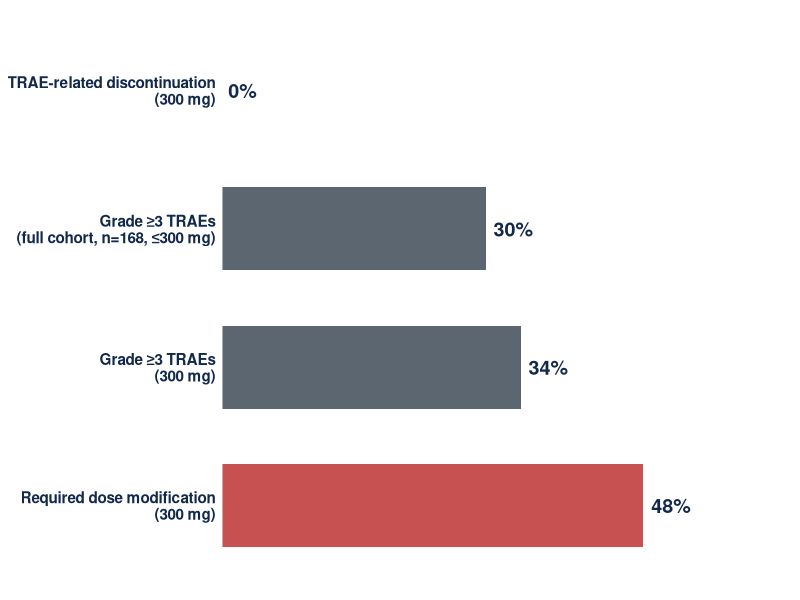
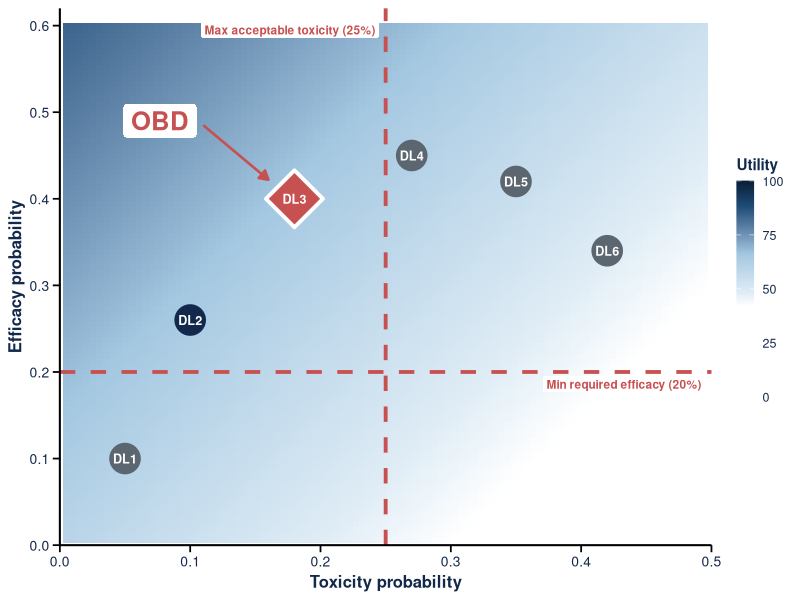
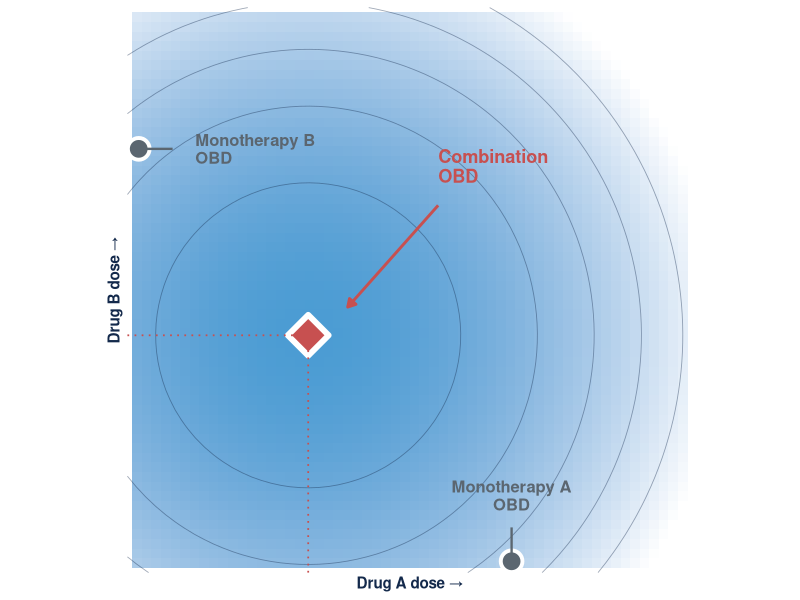
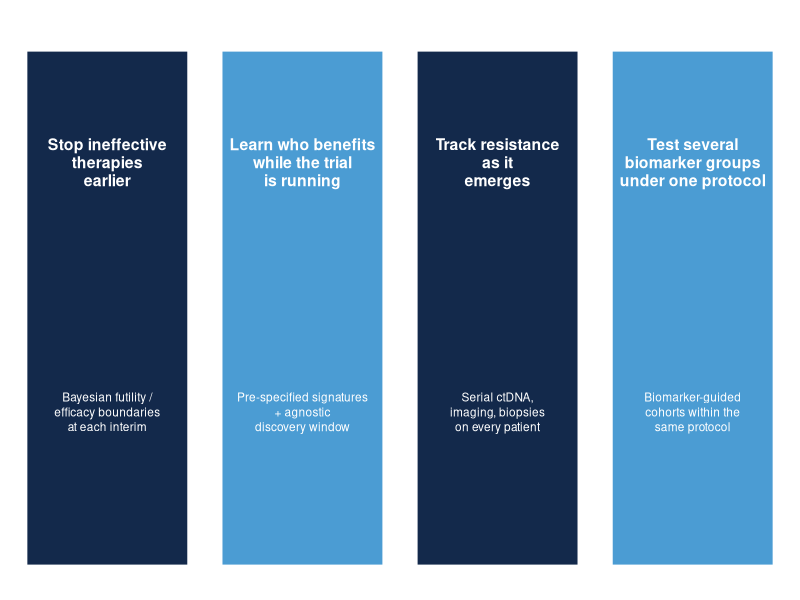
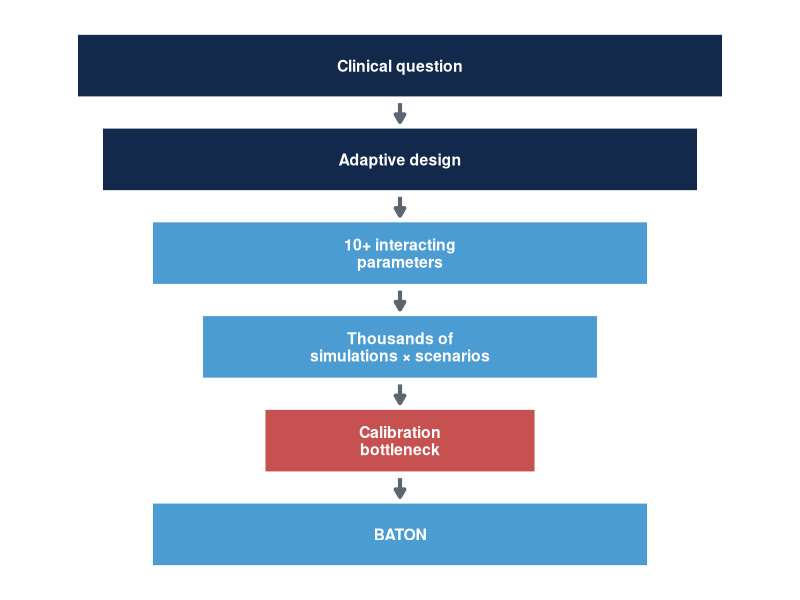
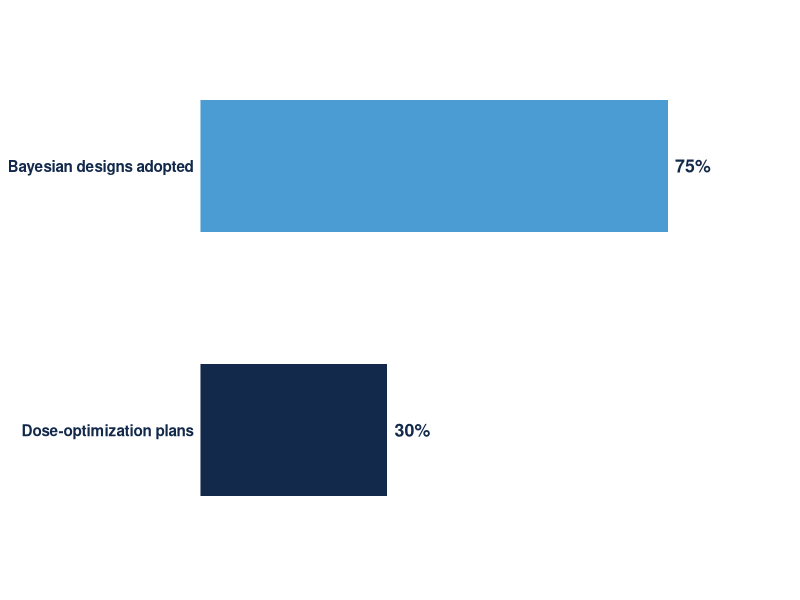
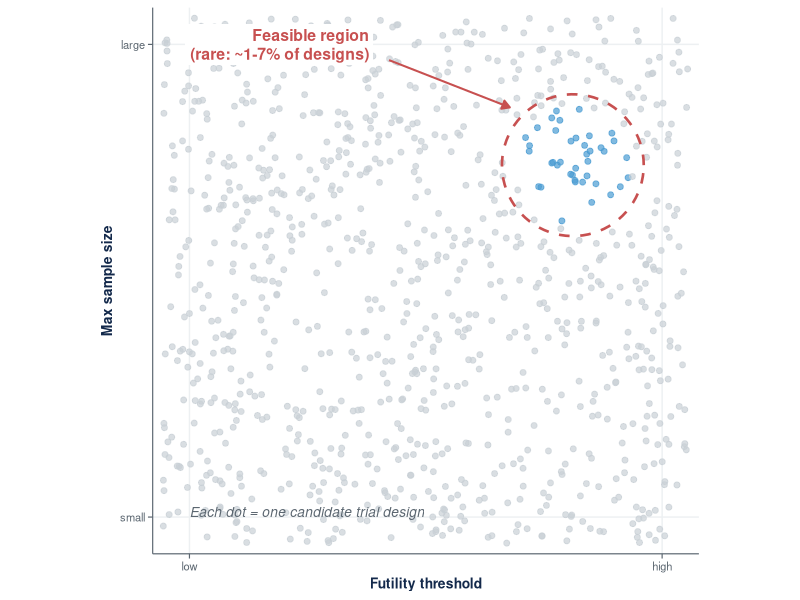
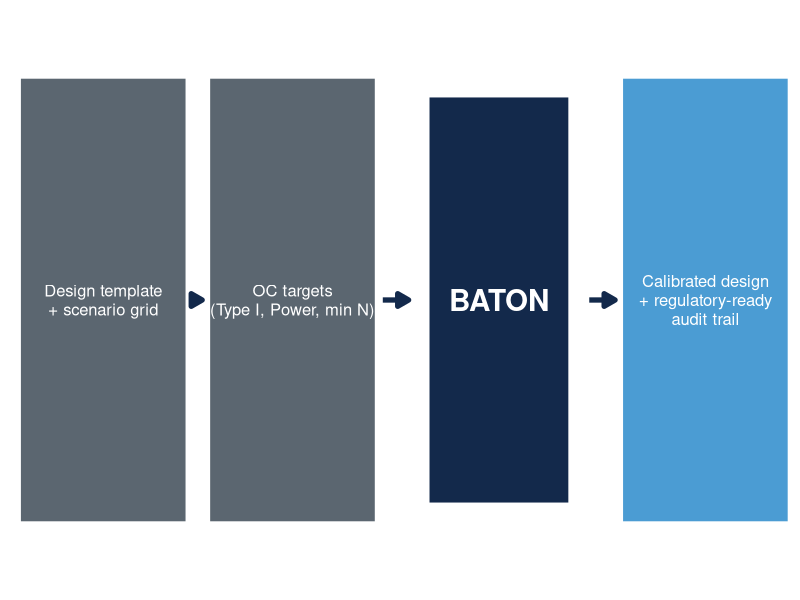

Recreate these plots in R, in order.
## ---- chunk 1
#| label: setup
#| include: false
library(ggplot2)
library(gridExtra)
set.seed(2025)
## ---- chunk 2
#| fig.height: 3.0
#| fig.width: 9
#| fig.align: center
#| fig.alt: "Horizontal bar chart of daraxonrasib monotherapy tolerability (RMC-6236-001 PDAC cohort): 0% TRAE-related discontinuation at 300 mg; 30% Grade ≥3 TRAEs in the full cohort (n=168, doses ≤300 mg); 34% Grade ≥3 TRAEs at 300 mg; 48% required dose modification at 300 mg."
library(ggplot2)
toxdata <- data.frame(
  metric = factor(c("TRAE-related discontinuation\n(300 mg)",
                    "Grade ≥3 TRAEs\n(full cohort, n=168, ≤300 mg)",
                    "Grade ≥3 TRAEs\n(300 mg)",
                    "Required dose modification\n(300 mg)"),
                  levels = c("Required dose modification\n(300 mg)",
                             "Grade ≥3 TRAEs\n(300 mg)",
                             "Grade ≥3 TRAEs\n(full cohort, n=168, ≤300 mg)",
                             "TRAE-related discontinuation\n(300 mg)")),
  pct = c(0, 30, 34, 48),
  fill = c("#4B9CD3", "#5B6670", "#5B6670", "#C75050")
)
ggplot(toxdata, aes(x = metric, y = pct, fill = fill)) +
  geom_col(width = 0.6) +
  geom_text(aes(label = paste0(pct, "%")),
            hjust = -0.2, size = 5, fontface = "bold", color = "#13294B") +
  scale_fill_identity() +
  scale_y_continuous(limits = c(0, 65), expand = c(0, 0)) +
  coord_flip() +
  labs(x = NULL, y = NULL) +
  theme_minimal(base_size = 11) +
  theme(panel.grid = element_blank(),
        axis.text.x = element_blank(),
        axis.ticks = element_blank(),
        axis.text.y = element_text(face = "bold", color = "#13294B", size = 11))
## ---- chunk 3
#| fig.height: 5.4
#| fig.width: 6.6
#| fig.align: center
#| fig.alt: "U-BOIN utility surface: toxicity probability (x-axis, 0-0.5) vs efficacy probability (y-axis, 0-0.6). Background heatmap shades utility across the plotted region from ~30 at the lower-right (high toxicity, low efficacy) to ~84 at the upper-left (low toxicity, high efficacy); the legend extends 0-100 to anchor the full elicited utility range. Red dashed lines mark admissibility cutoffs (max acceptable toxicity 25%, min required efficacy 20%). Six dose levels DL1-DL6 plotted as points; admissible doses are navy, inadmissible doses are gray, and the OBD (admissible dose with highest utility) is highlighted as a red diamond with an OBD label and leader arrow to the northwest."
library(ggplot2)

# Elicited utilities (per U-BOIN framework, Zhou 2019)
u_no_no   <- 60    # no response, no DLT
u_yes_no  <- 100   # response, no DLT  <- best
u_no_yes  <- 0     # no response, DLT  <- worst
u_yes_yes <- 40    # response, DLT

# Utility surface u(tox_prob, eff_prob) under outcome independence
util_fn <- function(tox, eff) {
  (1 - eff) * (1 - tox) * u_no_no +
  eff * (1 - tox) * u_yes_no +
  (1 - eff) * tox * u_no_yes +
  eff * tox * u_yes_yes
}

tox_seq <- seq(0, 0.5, length = 100)
eff_seq <- seq(0, 0.6, length = 100)
util_grid <- expand.grid(tox = tox_seq, eff = eff_seq)
util_grid$utility <- util_fn(util_grid$tox, util_grid$eff)

# Candidate dose levels
doses <- data.frame(
  dl  = c("DL1", "DL2", "DL3", "DL4", "DL5", "DL6"),
  tox = c(0.05, 0.10, 0.18, 0.27, 0.35, 0.42),
  eff = c(0.10, 0.26, 0.40, 0.45, 0.42, 0.34)
)
tox_max <- 0.25
eff_min <- 0.20
doses$admissible <- doses$tox <= tox_max & doses$eff >= eff_min
doses$utility    <- util_fn(doses$tox, doses$eff)
doses$is_obd     <- FALSE
if (any(doses$admissible)) {
  doses$is_obd[ which(doses$admissible)[which.max(doses$utility[doses$admissible])] ] <- TRUE
}

obd_x <- doses$tox[doses$is_obd]
obd_y <- doses$eff[doses$is_obd]

ggplot() +
  geom_tile(data = util_grid, aes(x = tox, y = eff, fill = utility)) +
  scale_fill_gradientn(
    colors  = c("#FFFFFF", "#FFFFFF", "#E0EDF6", "#A4C8E1", "#1F4E79", "#0A1F38"),
    values  = c(0.00, 0.42, 0.48, 0.66, 0.88, 1.00),
    name    = "Utility",
    limits  = c(0, 100), breaks = c(0, 25, 50, 75, 100)
  ) +
  # Admissibility lines
  geom_vline(xintercept = tox_max, color = "#C75050",
             linewidth = 1.3, linetype = "dashed") +
  geom_hline(yintercept = eff_min, color = "#C75050",
             linewidth = 1.3, linetype = "dashed") +
  annotate("label", x = tox_max - 0.005, y = 0.595,
           label = "Max acceptable toxicity (25%)",
           color = "#C75050", hjust = 1, fontface = "bold",
           size = 3.0, label.size = 0, fill = "#FFFFFF") +
  annotate("label", x = 0.495, y = eff_min - 0.005,
           label = "Min required efficacy (20%)",
           color = "#C75050", hjust = 1, vjust = 1, fontface = "bold",
           size = 3.0, label.size = 0, fill = "#FFFFFF") +
  # Non-OBD dose points
  geom_point(data = doses[!doses$is_obd, ],
             aes(x = tox, y = eff, color = admissible),
             shape = 19, size = 10) +
  scale_color_manual(values = c("TRUE" = "#13294B", "FALSE" = "#5B6670"),
                     guide = "none") +
  # OBD diamond
  geom_point(data = doses[doses$is_obd, ],
             aes(x = tox, y = eff),
             shape = 23, fill = "#C75050", color = "white",
             size = 14, stroke = 2) +
  # Dose-level labels inside each point
  geom_text(data = doses, aes(x = tox, y = eff, label = dl),
            color = "white", size = 3.2, fontface = "bold") +
  # OBD leader arrow + label, NW of DL3 (away from DL4)
  annotate("segment",
           x = obd_x - 0.07, y = obd_y + 0.085,
           xend = obd_x - 0.02, yend = obd_y + 0.022,
           color = "#C75050", linewidth = 0.9,
           arrow = arrow(length = unit(0.25, "cm"), type = "closed")) +
  annotate("label",
           x = obd_x - 0.075, y = obd_y + 0.090,
           label = "OBD", color = "#C75050",
           size = 6.5, fontface = "bold", hjust = 1,
           label.size = 0, fill = "#FFFFFF") +
  labs(x = "Toxicity probability",
       y = "Efficacy probability") +
  scale_x_continuous(limits = c(0, 0.5), expand = c(0, 0),
                     breaks = seq(0, 0.5, by = 0.1)) +
  scale_y_continuous(limits = c(0, 0.62), expand = c(0, 0),
                     breaks = seq(0, 0.6, by = 0.1)) +
  theme_minimal(base_size = 12) +
  theme(panel.grid = element_blank(),
        # Solid black axes + prominent tick marks
        axis.line = element_line(color = "#000000", linewidth = 0.7),
        axis.ticks = element_line(color = "#000000", linewidth = 0.6),
        axis.ticks.length = unit(0.18, "cm"),
        axis.title = element_text(face = "bold", color = "#13294B", size = 12),
        axis.text = element_text(color = "#13294B", size = 10),
        legend.position = "right",
        legend.title = element_text(face = "bold", color = "#13294B", size = 11),
        legend.text = element_text(color = "#13294B", size = 9),
        legend.key.height = unit(1.1, "cm"),
        legend.key.width = unit(0.45, "cm"))
## ---- chunk 4
#| fig.height: 4.4
#| fig.width: 5.6
#| fig.align: center
library(ggplot2)
n <- 60
grid <- expand.grid(A = seq(0, 1, length = n), B = seq(0, 1, length = n))
grid$eff <- pmax(0, 0.85 - 1.6 * ((grid$A - 0.32)^2 + (grid$B - 0.42)^2))
mono_A <- data.frame(A = 0.68, B = 0.02, lab = "Monotherapy A\nOBD")
mono_B <- data.frame(A = 0.02, B = 0.75, lab = "Monotherapy B\nOBD")
combo  <- data.frame(A = 0.32, B = 0.42, lab = "Combination\nOBD")

ggplot() +
  geom_tile(data = grid, aes(x = A, y = B, fill = eff)) +
  scale_fill_gradient(low = "#FFFFFF", high = "#4B9CD3", guide = "none") +
  geom_contour(data = grid, aes(x = A, y = B, z = eff),
               color = "#13294B", linewidth = 0.3, alpha = 0.4, bins = 6) +
  # mono A on x-axis
  geom_point(data = mono_A, aes(x = A, y = B), shape = 21, fill = "#5B6670",
             color = "white", size = 6, stroke = 2) +
  geom_segment(aes(x = 0.68, xend = 0.68, y = 0.08, yend = 0.02),
               arrow = arrow(length = unit(0.18, "cm"), type = "closed"),
               color = "#5B6670", linewidth = 0.8) +
  geom_text(data = mono_A, aes(x = A, y = B + 0.09, label = lab),
            color = "#5B6670", size = 4.2, hjust = 0.5, vjust = 0,
            fontface = "bold", lineheight = 0.9) +
  # mono B on y-axis
  geom_point(data = mono_B, aes(x = A, y = B), shape = 21, fill = "#5B6670",
             color = "white", size = 6, stroke = 2) +
  geom_segment(aes(x = 0.08, xend = 0.02, y = 0.75, yend = 0.75),
               arrow = arrow(length = unit(0.18, "cm"), type = "closed"),
               color = "#5B6670", linewidth = 0.8) +
  geom_text(data = mono_B, aes(x = A + 0.10, y = B, label = lab),
            color = "#5B6670", size = 4.2, hjust = 0, vjust = 0.5,
            fontface = "bold", lineheight = 0.9) +
  # combination optimum
  geom_point(data = combo, aes(x = A, y = B), shape = 23, fill = "#C75050",
             color = "white", size = 9, stroke = 3) +
  geom_segment(aes(x = 0.55, xend = 0.39, y = 0.65, yend = 0.47),
               arrow = arrow(length = unit(0.22, "cm"), type = "closed"),
               color = "#C75050", linewidth = 1) +
  geom_text(aes(x = 0.55, y = 0.69, label = "Combination\nOBD"),
            color = "#C75050", size = 4.6, hjust = 0, vjust = 0,
            fontface = "bold", lineheight = 0.9) +
  # dotted projections from combo optimum to axes
  geom_segment(aes(x = 0.32, xend = 0.32, y = 0, yend = 0.42),
               color = "#C75050", linetype = "dotted", linewidth = 0.6) +
  geom_segment(aes(x = 0, xend = 0.32, y = 0.42, yend = 0.42),
               color = "#C75050", linetype = "dotted", linewidth = 0.6) +
  labs(x = "Drug A dose →", y = "Drug B dose →") +
  scale_x_continuous(limits = c(0, 1), breaks = NULL, expand = c(0, 0)) +
  scale_y_continuous(limits = c(0, 1), breaks = NULL, expand = c(0, 0)) +
  coord_fixed(clip = "off") +
  theme_minimal(base_size = 11) +
  theme(panel.grid = element_blank(),
        axis.title.x = element_text(face = "bold", color = "#13294B", size = 11),
        axis.title.y = element_text(face = "bold", color = "#13294B", size = 11))
## ---- chunk 5
#| fig.height: 3.0
#| fig.width: 10
#| fig.align: center
library(ggplot2)
pillars <- data.frame(
  x = c(1, 2, 3, 4),
  y = rep(1, 4),
  header = c("Stop ineffective\ntherapies\nearlier",
             "Learn who benefits\nwhile the trial\nis running",
             "Track resistance\nas it\nemerges",
             "Test several\nbiomarker groups\nunder one protocol"),
  detail = c("Bayesian futility /\nefficacy boundaries\nat each interim",
             "Pre-specified signatures\n+ agnostic\ndiscovery window",
             "Serial ctDNA,\nimaging, biopsies\non every patient",
             "Biomarker-guided\ncohorts within the\nsame protocol"),
  fill = c("#13294B", "#4B9CD3", "#13294B", "#4B9CD3")
)
ggplot() +
  geom_tile(data = pillars, aes(x = x, y = y, fill = fill),
            width = 0.85, height = 1.6, color = "white", linewidth = 2) +
  scale_fill_identity() +
  geom_text(data = pillars, aes(x = x, y = y + 0.45, label = header),
            color = "white", size = 4.0, fontface = "bold", lineheight = 0.95) +
  geom_text(data = pillars, aes(x = x, y = y - 0.32, label = detail),
            color = "white", size = 3.0, lineheight = 1.05) +
  scale_x_continuous(limits = c(0.45, 4.55), expand = c(0, 0)) +
  scale_y_continuous(limits = c(0.1, 1.95), expand = c(0, 0)) +
  theme_void()
## ---- chunk 6
#| fig.height: 3.6
#| fig.width: 4.2
#| fig.align: center
library(ggplot2)
funnel <- data.frame(
  y = 6:1,
  x = rep(1, 6),
  label = c("Clinical question",
            "Adaptive design",
            "10+ interacting\nparameters",
            "Thousands of\nsimulations × scenarios",
            "Calibration\nbottleneck",
            "BATON"),
  fill = c("#13294B", "#13294B", "#4B9CD3", "#4B9CD3", "#C75050", "#4B9CD3"),
  width = c(2.6, 2.4, 2.0, 1.6, 1.1, 2.0)
)
ggplot() +
  geom_tile(data = funnel, aes(x = x, y = y, fill = fill, width = width),
            height = 0.72, color = "white", linewidth = 2) +
  scale_fill_identity() +
  geom_text(data = funnel, aes(x = x, y = y, label = label),
            color = "white", size = 4.0, fontface = "bold", lineheight = 0.92) +
  geom_segment(data = data.frame(x = 1, xend = 1, y = 6:2 - 0.4, yend = 5:1 + 0.4),
               aes(x = x, xend = xend, y = y, yend = yend),
               arrow = arrow(length = unit(0.22, "cm"), type = "closed"),
               color = "#5B6670", linewidth = 1.4) +
  scale_x_continuous(limits = c(-0.6, 2.6), expand = c(0, 0)) +
  scale_y_continuous(limits = c(0.3, 6.7), expand = c(0, 0)) +
  theme_void()
## ---- chunk 7
#| fig.height: 1.4
#| fig.width: 5.6
#| fig.align: center
library(ggplot2)
adopt <- data.frame(
  metric = factor(c("Bayesian designs adopted", "Dose-optimization plans"),
                  levels = c("Dose-optimization plans", "Bayesian designs adopted")),
  pct = c(75, 30),
  fill = c("#4B9CD3", "#13294B")
)
ggplot(adopt, aes(x = metric, y = pct, fill = fill)) +
  geom_col(width = 0.5) +
  geom_text(aes(label = paste0(pct, "%")),
            hjust = -0.2, size = 4.5, fontface = "bold", color = "#13294B") +
  scale_fill_identity() +
  scale_y_continuous(limits = c(0, 95), expand = c(0, 0)) +
  coord_flip() +
  labs(x = NULL, y = NULL) +
  theme_minimal(base_size = 11) +
  theme(panel.grid = element_blank(),
        axis.text.x = element_blank(),
        axis.ticks = element_blank(),
        axis.text.y = element_text(face = "bold", color = "#13294B", size = 11))
## ---- chunk 8
#| fig.height: 4.0
#| fig.width: 9
#| fig.align: center
#| fig.alt: "Scatter plot of about a thousand candidate trial designs across two calibration parameters. The vast majority are gray (failing one or more of the four operating-characteristic constraints). A small cluster near the upper-right is highlighted in blue, representing the rare designs that satisfy FDA compliance, minimize patients, stop bad early, and accelerate good simultaneously. A red label flags this region as the feasible region (about 1 to 7 percent of designs)."
library(ggplot2)
set.seed(42)
n <- 1000
df <- data.frame(
  x = runif(n, 0, 1),
  y = runif(n, 0, 1)
)
df$d2 <- (df$x - 0.78)^2 + (df$y - 0.72)^2
df$ok <- df$d2 < 0.012
df$cls <- ifelse(df$ok, "feasible", "infeasible")

ggplot(df, aes(x = x, y = y, color = cls)) +
  geom_point(size = 1.7, alpha = 0.7) +
  scale_color_manual(values = c("feasible" = "#4B9CD3", "infeasible" = "#C8D0D6"),
                     guide = "none") +
  annotate("path",
           x = 0.78 + 0.135 * cos(seq(0, 2 * pi, length.out = 80)),
           y = 0.72 + 0.135 * sin(seq(0, 2 * pi, length.out = 80)),
           color = "#C75050", linewidth = 0.9, linetype = "dashed") +
  annotate("segment", x = 0.43, xend = 0.66, y = 0.92, yend = 0.83,
           arrow = arrow(length = unit(0.22, "cm"), type = "closed"),
           color = "#C75050", linewidth = 0.7) +
  annotate("label", x = 0.40, y = 0.95,
           label = "Feasible region\n(rare: ~1-7% of designs)",
           color = "#C75050", fontface = "bold", size = 4.0,
           hjust = 1, fill = "#FFFFFF", label.size = 0, lineheight = 1.0) +
  annotate("text", x = 0.05, y = 0.05, hjust = 0, vjust = 0,
           label = "Each dot = one candidate trial design",
           color = "#5B6670", fontface = "italic", size = 3.5) +
  coord_fixed() +
  scale_x_continuous("Futility threshold",
                     limits = c(0, 1), expand = c(0.01, 0.01),
                     breaks = c(0.05, 0.95), labels = c("low", "high")) +
  scale_y_continuous("Max sample size",
                     limits = c(0, 1), expand = c(0.01, 0.01),
                     breaks = c(0.05, 0.95), labels = c("small", "large")) +
  theme_minimal(base_size = 11) +
  theme(panel.grid.minor = element_blank(),
        panel.grid.major = element_line(color = "#EDF0F2"),
        axis.title = element_text(color = "#13294B", face = "bold", size = 10),
        axis.text = element_text(color = "#5B6670", size = 8),
        axis.ticks = element_line(color = "#5B6670", linewidth = 0.4),
        axis.ticks.length = unit(0.12, "cm"),
        axis.line = element_line(color = "#5B6670", linewidth = 0.4))
## ---- chunk 9
#| fig.height: 3.6
#| fig.width: 11
#| fig.align: center
library(ggplot2)
flow <- data.frame(
  x = c(0.8, 3.0, 5.4, 7.8),
  y = rep(1, 4),
  label = c("Design template\n+ scenario grid",
            "OC targets\n(Type I, Power, min N)",
            "BATON",
            "Calibrated design\n+ regulatory-ready\naudit trail"),
  fill = c("#5B6670", "#5B6670", "#13294B", "#4B9CD3"),
  is_baton = c(FALSE, FALSE, TRUE, FALSE)
)
ggplot() +
  geom_tile(data = flow, aes(x = x, y = y, fill = fill,
                              width = ifelse(is_baton, 1.7, 2.0),
                              height = ifelse(is_baton, 1.1, 1.2)),
            color = "white", linewidth = 2.5) +
  scale_fill_identity() +
  geom_text(data = flow, aes(x = x, y = y, label = label),
            color = "white", size = ifelse(flow$is_baton, 7.5, 4.2),
            fontface = ifelse(flow$is_baton, "bold", "plain"),
            lineheight = 0.95) +
  geom_segment(data = data.frame(x = c(0.8, 3.0, 5.4) + 1.05,
                                  xend = c(3.0, 5.4, 7.8) - 1.05,
                                  y = rep(1, 3), yend = rep(1, 3)),
               aes(x = x, xend = xend, y = y, yend = yend),
               arrow = arrow(length = unit(0.32, "cm"), type = "closed"),
               color = "#13294B", linewidth = 1.8) +
  scale_x_continuous(limits = c(-0.4, 8.9), expand = c(0, 0)) +
  scale_y_continuous(limits = c(0.2, 1.8), expand = c(0, 0)) +
  theme_void()
## ---- chunk 10
#| fig.height: 3.4
#| fig.width: 11
#| fig.align: center
#| fig.alt: "Two-panel scatter comparing search strategies. Left panel (grid search): about 200 evenly-spaced gray dots on a lattice across the design space, with only 2-3 dots happening to land in the small red-dashed feasible region in the upper-right. Right panel (BATON): about 30 dots, the early ones spread out and the later ones clustering tightly inside the feasible region as the model learns where the feasible designs are."
library(ggplot2)
library(gridExtra)
set.seed(7)

# Shared landscape: feasible region as a small disk in upper-right
cx <- 0.78; cy <- 0.72; rad <- 0.13

# Grid panel: even lattice, many points, few feasible
grid_pts <- expand.grid(x = seq(0.05, 0.95, length.out = 15),
                        y = seq(0.05, 0.95, length.out = 15))
grid_pts$d <- sqrt((grid_pts$x - cx)^2 + (grid_pts$y - cy)^2)
grid_pts$ok <- grid_pts$d < rad

# BATON panel: simulated trajectory — exploration → exploitation
n_baton <- 30
baton_x <- c(runif(8, 0.05, 0.95))
baton_y <- c(runif(8, 0.05, 0.95))
for (i in 9:n_baton) {
  # converging toward feasible region
  baton_x <- c(baton_x, cx + rnorm(1, 0, rad * 0.7) * (1 - (i - 8) / (n_baton - 8) * 0.6))
  baton_y <- c(baton_y, cy + rnorm(1, 0, rad * 0.7) * (1 - (i - 8) / (n_baton - 8) * 0.6))
}
baton_pts <- data.frame(x = baton_x, y = baton_y, ord = 1:n_baton)
baton_pts$d <- sqrt((baton_pts$x - cx)^2 + (baton_pts$y - cy)^2)
baton_pts$ok <- baton_pts$d < rad

feasible_ring <- data.frame(
  th = seq(0, 2 * pi, length.out = 100)
)
feasible_ring$x <- cx + rad * cos(feasible_ring$th)
feasible_ring$y <- cy + rad * sin(feasible_ring$th)

p_grid <- ggplot() +
  geom_path(data = feasible_ring, aes(x = x, y = y),
            color = "#C75050", linewidth = 0.8, linetype = "dashed") +
  geom_point(data = grid_pts,
             aes(x = x, y = y, color = ok),
             size = 1.6, alpha = 0.85) +
  scale_color_manual(values = c("TRUE" = "#4B9CD3", "FALSE" = "#C8D0D6"),
                     guide = "none") +
  coord_fixed() +
  scale_x_continuous("Futility threshold",
                     limits = c(0, 1), expand = c(0.01, 0.01),
                     breaks = c(0.05, 0.95), labels = c("low", "high")) +
  scale_y_continuous("Max sample size",
                     limits = c(0, 1), expand = c(0.01, 0.01),
                     breaks = c(0.05, 0.95), labels = c("small", "large")) +
  labs(title = "Grid search",
       subtitle = "~225 designs on a lattice; most wasted") +
  theme_minimal(base_size = 11) +
  theme(panel.grid = element_blank(),
        plot.title = element_text(hjust = 0.5, face = "bold",
                                  color = "#13294B", size = 13),
        plot.subtitle = element_text(hjust = 0.5, color = "#5B6670",
                                     size = 10),
        axis.title = element_text(color = "#13294B", face = "bold", size = 10),
        axis.text = element_text(color = "#5B6670", size = 8),
        axis.ticks = element_line(color = "#5B6670", linewidth = 0.4),
        axis.ticks.length = unit(0.12, "cm"),
        axis.line = element_line(color = "#5B6670", linewidth = 0.4))

p_baton <- ggplot() +
  geom_path(data = feasible_ring, aes(x = x, y = y),
            color = "#C75050", linewidth = 0.8, linetype = "dashed") +
  geom_point(data = baton_pts,
             aes(x = x, y = y, color = ord),
             size = 2.2, alpha = 0.9) +
  scale_color_gradient(low = "#C8D0D6", high = "#13294B", guide = "none") +
  coord_fixed() +
  scale_x_continuous("Futility threshold",
                     limits = c(0, 1), expand = c(0.01, 0.01),
                     breaks = c(0.05, 0.95), labels = c("low", "high")) +
  scale_y_continuous("Max sample size",
                     limits = c(0, 1), expand = c(0.01, 0.01),
                     breaks = c(0.05, 0.95), labels = c("small", "large")) +
  labs(title = "BATON search",
       subtitle = "first ~30 designs; model already learning where feasibility lives") +
  theme_minimal(base_size = 11) +
  theme(panel.grid = element_blank(),
        plot.title = element_text(hjust = 0.5, face = "bold",
                                  color = "#4B9CD3", size = 13),
        plot.subtitle = element_text(hjust = 0.5, color = "#5B6670",
                                     size = 10),
        axis.title = element_text(color = "#13294B", face = "bold", size = 10),
        axis.text = element_text(color = "#5B6670", size = 8),
        axis.ticks = element_line(color = "#5B6670", linewidth = 0.4),
        axis.ticks.length = unit(0.12, "cm"),
        axis.line = element_line(color = "#5B6670", linewidth = 0.4))

grid.arrange(p_grid, p_baton, ncol = 2)
## ---- chunk 11
#| fig.height: 4.4
#| fig.width: 10
#| fig.align: center
#| fig.alt: "Four-box layout echoing the calibration-challenge slide, now showing the BATON-calibrated design's achieved values for PANGEA Phase II. Box 1: FDA compliance checkmark, Type I 7.0% (target ≤10%) and Power 82.2% (target ≥80%). Box 2: Minimize patients checkmark, ~23 spared, avg N 53 vs Max N 76. Box 3: Stop bad early checkmark, 78% futility stop when drug inactive. Box 4: Accelerate good checkmark, 81% efficacy stop when drug active."
library(ggplot2)
delivered <- data.frame(
  x = c(1, 2, 1, 2),
  y = c(2, 2, 1, 1),
  header = c("1. FDA compliance  ✓",
             "2. Minimize patients  ✓",
             "3. Stop bad early  ✓",
             "4. Accelerate good  ✓"),
  detail = c("Type I 7.0% (target ≤10%)\nPower 82.2% (target ≥80%)",
             "~23 patients spared\n(avg N 53 vs Max N 76)",
             "78% early futility stop\nwhen drug is inactive",
             "81% early efficacy stop\nwhen drug works"),
  fill = c("#13294B", "#4B9CD3", "#4B9CD3", "#13294B")
)
ggplot() +
  geom_tile(data = delivered, aes(x = x, y = y, fill = fill),
            width = 0.92, height = 0.85, color = "white", linewidth = 2) +
  scale_fill_identity() +
  geom_text(data = delivered, aes(x = x, y = y + 0.26, label = header),
            color = "white", size = 5.2, fontface = "bold") +
  geom_text(data = delivered, aes(x = x, y = y - 0.13, label = detail),
            color = "white", size = 3.8, lineheight = 1.0) +
  coord_fixed(ratio = 0.6) +
  scale_x_continuous(limits = c(0.4, 2.6), expand = c(0, 0)) +
  scale_y_continuous(limits = c(0.4, 2.6), expand = c(0, 0)) +
  theme_void()
## ---- chunk 12
#| fig.height: 2.8
#| fig.width: 9
#| fig.align: center
library(ggplot2)
gi <- data.frame(
  x = c(1, 2, 1, 2),
  y = c(2, 2, 1, 1),
  header = c("PDAC", "CRC",
             "Basket / umbrella", "Robust calibration"),
  detail = c("RAS-backbone\ncombinations\nOBD selection",
             "Joint-surface\nnovel-novel\ndoublets",
             "Biomarker-stratified\nsubtrials\nshared decision rules",
             "Designs robust to\nuncertain trial\nassumptions"),
  fill = c("#13294B", "#4B9CD3", "#4B9CD3", "#13294B")
)
ggplot() +
  geom_tile(data = gi, aes(x = x, y = y, fill = fill),
            width = 0.92, height = 0.85, color = "white", linewidth = 2) +
  scale_fill_identity() +
  geom_text(data = gi, aes(x = x, y = y + 0.25, label = header),
            color = "white", size = 4.8, fontface = "bold") +
  geom_text(data = gi, aes(x = x, y = y - 0.10, label = detail),
            color = "white", size = 3.4, lineheight = 1.0) +
  coord_fixed(ratio = 0.55) +
  scale_x_continuous(limits = c(0.4, 2.6), expand = c(0, 0)) +
  scale_y_continuous(limits = c(0.4, 2.6), expand = c(0, 0)) +
  theme_void()
